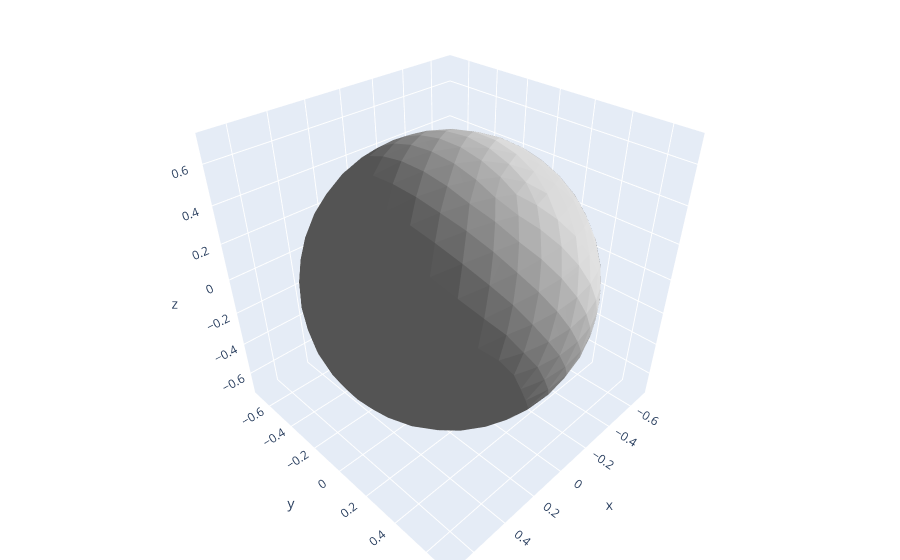

Notebook cell for this chart:
### Code cell
V = np.asarray(m.vertices)
F = np.asarray(m.faces)

fig = go.Figure(data=[
    go.Mesh3d(
        x=V[:, 0], y=V[:, 1], z=V[:, 2],
        i=F[:, 0], j=F[:, 1], k=F[:, 2],
        color="lightgray",
        opacity=1.0,
        flatshading=True,
        lighting=dict(ambient=0.4, diffuse=0.8, specular=0.2, roughness=0.8),
    )
])

fig.update_layout(
    scene=dict(aspectmode="data"),
    margin=dict(l=0, r=0, t=0, b=0),
)
fig.show()

### Figure 1 — Plotly figure (JSON) as saved in the notebook; plotly's stock layout.template omitted (floating-point values rounded to 4 significant figures; data arrays with more than 128 entries replaced by an {"elided": "..."} marker saying what was removed)
{"data": [{"color": "lightgray", "flatshading": true, "i": {"elided": "980 int values"}, "j": {"elided": "980 int values"}, "k": {"elided": "980 int values"}, "lighting": {"ambient": 0.4, "diffuse": 0.8, "roughness": 0.8, "specular": 0.2}, "opacity": 1, "type": "mesh3d", "x": {"elided": "492 float values"}, "y": {"elided": "492 float values"}, "z": {"elided": "492 float values"}}], "layout": {"margin": {"b": 0, "l": 0, "r": 0, "t": 0}, "scene": {"aspectmode": "data"}}}
